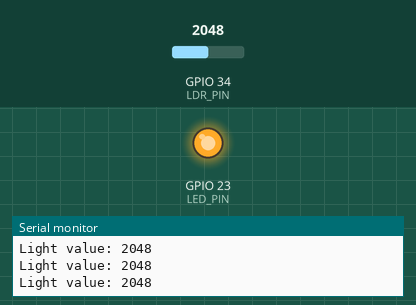
This sketch was run on a simulated ESP32. Parts: output pins drawn as LEDs (lit = HIGH), the last lines printed to the serial monitor. The test bench sets the inputs (shaded band); at power-on: GPIO 34 (LDR_PIN) = 2048.

Above: at 1.3 s.
1.4 s: GPIO 34 (LDR_PIN) set to 1964
At 2.5 s:
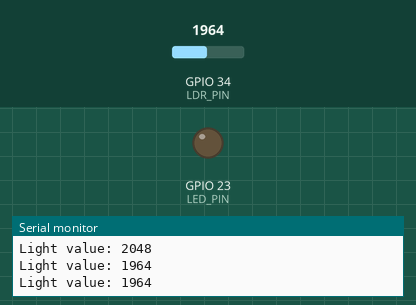
3.0 s: GPIO 34 (LDR_PIN) set to 2040
At 3.6 s:
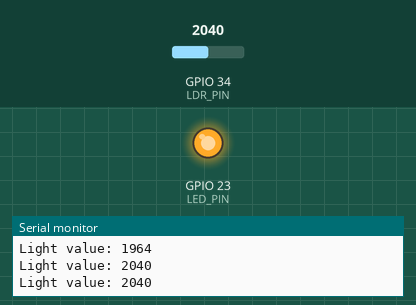
4.5 s: GPIO 34 (LDR_PIN) set to 1960
At 4.8 s:
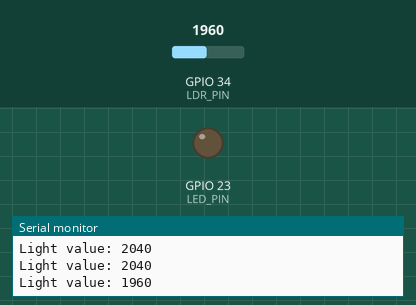
Timing chart, 0 to 7.5 s (numbered marks = the images above; inputs shaded):
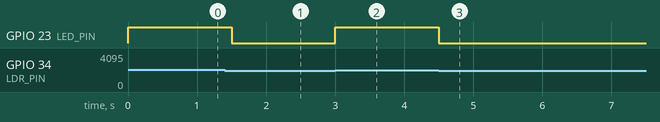

The sketch:

sketch.ino
```cpp
const int LDR_PIN = 34;
const int LED_PIN = 23;
const int LIGHT_THRESHOLD = 2000;

void setup() {
  Serial.begin(115200);
  pinMode(LED_PIN, OUTPUT);
}

void loop() {
  int lightValue = analogRead(LDR_PIN);

  Serial.print("Light value: ");
  Serial.println(lightValue);

  if (lightValue > LIGHT_THRESHOLD) {
    digitalWrite(LED_PIN, HIGH);  // Dark: light ON
  } else {
    digitalWrite(LED_PIN, LOW);   // Bright: light OFF
  }

  delay(500);
}
```

Measured:
- the behaviour switches between 2001 and 2000 on GPIO 34 (LDR_PIN) (found by bisection; images 0 and 1)
- after the input at 1.4 s, GPIO 23 (LED_PIN): HIGH → LOW after 0.10 s
- after the input at 3.0 s, GPIO 23 (LED_PIN): LOW → HIGH at once
- after the input at 4.5 s, GPIO 23 (LED_PIN): HIGH → LOW at once
